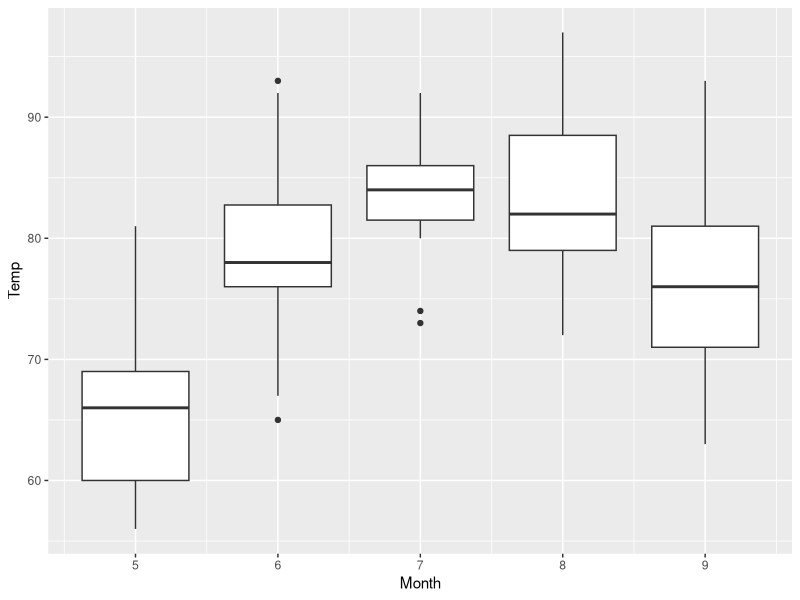

Reproduce this figure in R.
# 변수 생성
# = : ~를 ~에 저장하여라 (할당)
a=2
print(a)

# == 또는 !=
# == : 맞는지 판단하여라
# != : 틀린지 판단하여라
a = 2
a ==2
a != 2

# 벡터(Vector)
# c() = combind의 약자
# 벡터의 생성
# c(값1, 값2…)
x1 = c(1,2,3,4)
x1

# seq()
x1 = c(1:10)
x1

x2 = seq(1,10,2)
x2

# rep()
# rep = repeat의 약자
# rep(반복할 값, 반복할 횟수)

y = rep(1,10)
y
y2 = rep(c(1,10),2)
y2
y3 = rep(c(1,100), c(2,2))
y3

# 리스트(List)
# 리스트는 (키, 값) 형태로 데이터를 저장하는 R의 모든 객체를 담을 수 있는 데이터 구조
# list(key=value, key=value...)
a=list(
  x=c('poeun', 'pouen1'),
  y=c(1,2))
a$x  
a$y

# matrix(): matrix(data = 데이터 , nrow = 행의 수, ncol = 열의 수, byrow = 행/열 기준, dimnames = 행과 열의 이름 리스트)
# byrow는 TRUE이면 행을 기준으로 입력, FALSE이면 열을 기준으로 입력한다. (default = FALSE)
x1=c(1:8)
x1

MATRIX_R = matrix(
  data =x1,
  nrow =4
)
MATRIX_R
MATRIX_C = matrix(
  data = x1,
  ncol = 4
)
MATRIX_C

# dataframe의 생성
# data.frame(변수명1=벡터1)
# head() : 데이터의 상단 부분을 지정해주는 행만큼 출력해주는 함수
DATA_SET = data.frame(
  x1 = c(1:10),
  x1_2 = seq(1,10,1),
  x2 = seq(1,10,2),
  y = rep(1,10)
)
head(DATA_SET, 3)

# length()
# 1차원 벡터일 경우
# 벡터에 속한 원소의 갯수
length(x1)

length(c(1:10))

# dim()
# 2차원 행렬, 데이터프레임인 경우
# 첫번째 : 행의 개수, 두번째 : 열의 개수
dim(MATRIX_R)

dim(DATA_SET)

# c() : 들어오는 값들을 묶어 하나의 벡터로 만드는 기능을 실행
# ()안에는 분석하고자 하는 원소값들이 입력되어야 한다.
a=c(1,2,3,4,5)
a

# {}는 for, if문 등에서 조건식을 삽입할 때 쓰인다.

for(i in c(1:5)){
  print(i)
}

B = c() # 빈 공간의 벡터 생성

for(k in seq(1,10,2)){
  B=c(B,k)
}
B

# []는 index를 입력해야 될 때 쓰인다.

# 1, 2번째 값
a[1:2]
# 3번째 값 빼고
a[-3]

a[c(1,2,4,5)]

DATA_SET

# 1행 전부
DATA_SET[1,]

# 1열 전부
DATA_SET[,1]

# 1,2,3행 & 2열 빼고 나머지
DATA_SET[c(1,2,3),-2]

# as.Date(변수, format='날짜 형식')

DATE_O = '2021-11-05'
str(DATE_O)
DATE_C = as.Date(DATE_O, format = '%Y-%m-%d')
str(DATE_C)

# as.POSIXct(날짜, format = '날짜형식')

DATE_02 = '2021-11-05 23:13:23'
DATE_P = as.POSIXct(DATE_02, format = '%Y-%m-%d %H:%M:%S')
DATE_P

# format(날짜변수, '형식)

format(DATE_P, '%A')
format(DATE_P, '%M')
format(DATE_P, '%Y')

# ifelse 문법
# ifelse(조건식, 명령어1, 명령어2) : 참이면 명령어1, 거짓이면 명령어2
A = c(1,2,3,4,5)
if(7 %in% A){
  print('TRUE')
} else{
  print('FALSE')
}

# switch 문
# 조건에 따라 여러 개의 경로 중 하나를 선택하여 명령어를 실행하는 명령어
course = "C"
switch(course,
       "A" = "brunch",
       "B" = "lunch",
       "dinner")

# for 문
# 범위에 들어있는 각각의 값을 변수에 할당하고 블록 안의 문장을 수행
for (i in 1:4){
  print(i)
}

# while 문
# 조건문 참일 때 블록 안의 명령어들을 수행
i=1
while (i<=4){
  print(i)
  i=i+1
}

# break 문
# 반복문을 중간에 탈추하기 위해 사용하는 명령어
i=1
repeat {
  print(i)
  if (i>=2){
    break
  }
  i=i+1
}

# next 문
# 반복문에서 다음 반복으로 넘어갈 수 있도록 하는 명령어
# 파이썬의 continue와 같은 개념
for (i in 1:5){
  if (i == 3){
    next
  }
  print(i)
}

# geom_boxplot 예시
airquality

library(ggplot2)
ggplot(data=airquality, # 그래프에 필요한 객체인 airquality 대입
       aes(x=Month, # x축에 들어갈 칼럼명으로 Month 대입
           y=Temp, # y축에 들어갈 컬럼명으로 Temp 대입
           group=Month) # Month 기준으로 집계
       ) + geom_boxplot() #Boxplot으로 출력
